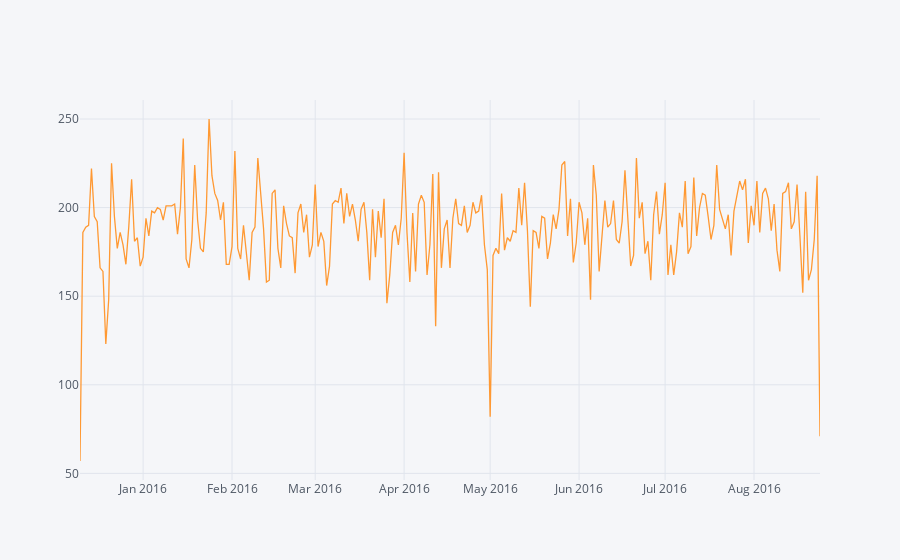

The cell this chart's notebook holds for it:
### Code cell
df.groupby("date").count()["EMS"].iplot()
plt.tight_layout()

### Figure 1 — Plotly figure (JSON) as saved in the notebook; plotly's stock layout.template omitted (floating-point values rounded to 4 significant figures; data arrays with more than 128 entries replaced by an {"elided": "..."} marker saying what was removed)
{"data": [{"line": {"color": "rgba(255, 153, 51, 1.0)", "dash": "solid", "shape": "linear", "width": 1.3}, "mode": "lines", "name": "EMS", "text": "", "type": "scatter", "x": {"elided": "259 str values"}, "y": {"elided": "259 int values"}}], "layout": {"legend": {"bgcolor": "#F5F6F9", "font": {"color": "#4D5663"}}, "paper_bgcolor": "#F5F6F9", "plot_bgcolor": "#F5F6F9", "title": {"font": {"color": "#4D5663"}}, "xaxis": {"gridcolor": "#E1E5ED", "showgrid": true, "tickfont": {"color": "#4D5663"}, "title": {"font": {"color": "#4D5663"}, "text": ""}, "zerolinecolor": "#E1E5ED"}, "yaxis": {"gridcolor": "#E1E5ED", "showgrid": true, "tickfont": {"color": "#4D5663"}, "title": {"font": {"color": "#4D5663"}, "text": ""}, "zerolinecolor": "#E1E5ED"}}}
